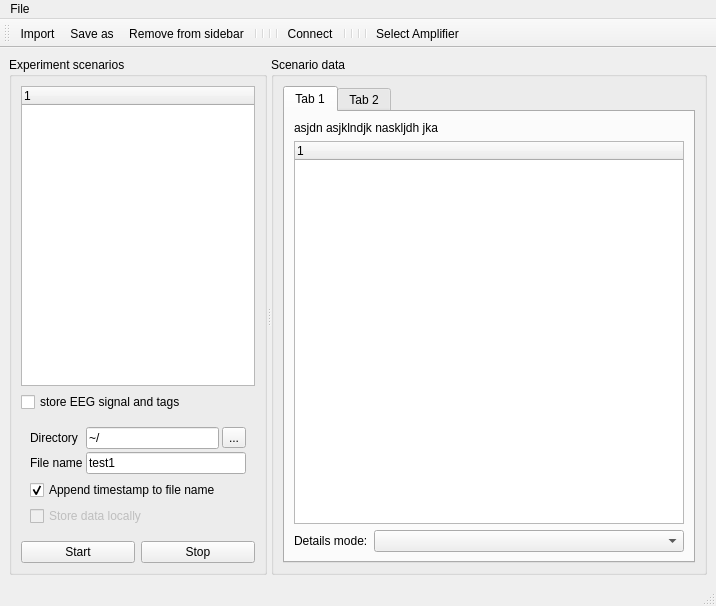
<?xml version="1.0" encoding="UTF-8"?>
<ui version="4.0">
 <class>OBCILauncher</class>
 <widget class="QMainWindow" name="OBCILauncher">
  <property name="geometry">
   <rect>
    <x>0</x>
    <y>0</y>
    <width>716</width>
    <height>606</height>
   </rect>
  </property>
  <property name="windowTitle">
   <string>OBCI Launcher</string>
  </property>
  <property name="toolButtonStyle">
   <enum>Qt::ToolButtonIconOnly</enum>
  </property>
  <property name="unifiedTitleAndToolBarOnMac">
   <bool>false</bool>
  </property>
  <widget class="QWidget" name="centralwidget">
   <layout class="QVBoxLayout" name="verticalLayout_3">
    <item>
     <widget class="QSplitter" name="splitter">
      <property name="sizePolicy">
       <sizepolicy hsizetype="Preferred" vsizetype="Preferred">
        <horstretch>0</horstretch>
        <verstretch>0</verstretch>
       </sizepolicy>
      </property>
      <property name="orientation">
       <enum>Qt::Horizontal</enum>
      </property>
      <property name="opaqueResize">
       <bool>true</bool>
      </property>
      <widget class="QGroupBox" name="groupBox">
       <property name="enabled">
        <bool>true</bool>
       </property>
       <property name="sizePolicy">
        <sizepolicy hsizetype="Preferred" vsizetype="Preferred">
         <horstretch>0</horstretch>
         <verstretch>0</verstretch>
        </sizepolicy>
       </property>
       <property name="baseSize">
        <size>
         <width>40</width>
         <height>0</height>
        </size>
       </property>
       <property name="title">
        <string>Experiment scenarios</string>
       </property>
       <layout class="QVBoxLayout" name="verticalLayout_4">
        <item>
         <widget class="QTreeWidget" name="scenarios">
          <property name="sizePolicy">
           <sizepolicy hsizetype="Expanding" vsizetype="Expanding">
            <horstretch>0</horstretch>
            <verstretch>100</verstretch>
           </sizepolicy>
          </property>
          <column>
           <property name="text">
            <string notr="true">1</string>
           </property>
          </column>
         </widget>
        </item>
        <item>
         <widget class="QCheckBox" name="store_checkBox">
          <property name="text">
           <string>store EEG signal and tags</string>
          </property>
         </widget>
        </item>
        <item>
         <widget class="QWidget" name="store_container" native="true">
          <layout class="QVBoxLayout" name="verticalLayout">
           <item>
            <layout class="QFormLayout" name="formLayout_4">
             <property name="horizontalSpacing">
              <number>3</number>
             </property>
             <property name="verticalSpacing">
              <number>3</number>
             </property>
             <item row="0" column="0">
              <widget class="QLabel" name="label_7">
               <property name="text">
                <string>Directory</string>
               </property>
              </widget>
             </item>
             <item row="1" column="0">
              <widget class="QLabel" name="label_8">
               <property name="text">
                <string>File name</string>
               </property>
              </widget>
             </item>
             <item row="1" column="1">
              <widget class="QLineEdit" name="store_file">
               <property name="text">
                <string>test1</string>
               </property>
              </widget>
             </item>
             <item row="0" column="1">
              <layout class="QHBoxLayout" name="horizontalLayout_7">
               <item>
                <widget class="QLineEdit" name="store_dir">
                 <property name="text">
                  <string>~/</string>
                 </property>
                </widget>
               </item>
               <item>
                <widget class="QToolButton" name="store_dir_chooser">
                 <property name="text">
                  <string>...</string>
                 </property>
                </widget>
               </item>
              </layout>
             </item>
            </layout>
           </item>
           <item>
            <widget class="QCheckBox" name="store_ts_checkBox">
             <property name="toolTip">
              <string/>
             </property>
             <property name="statusTip">
              <string/>
             </property>
             <property name="whatsThis">
              <string/>
             </property>
             <property name="text">
              <string>Append timestamp to file name</string>
             </property>
             <property name="checked">
              <bool>true</bool>
             </property>
            </widget>
           </item>
           <item>
            <widget class="QCheckBox" name="store_local_checkBox">
             <property name="enabled">
              <bool>false</bool>
             </property>
             <property name="text">
              <string>Store data locally</string>
             </property>
             <property name="checkable">
              <bool>false</bool>
             </property>
             <property name="checked">
              <bool>false</bool>
             </property>
            </widget>
           </item>
          </layout>
         </widget>
        </item>
        <item>
         <layout class="QHBoxLayout" name="horizontalLayout">
          <item>
           <widget class="QPushButton" name="start_button">
            <property name="sizePolicy">
             <sizepolicy hsizetype="Preferred" vsizetype="Fixed">
              <horstretch>0</horstretch>
              <verstretch>0</verstretch>
             </sizepolicy>
            </property>
            <property name="text">
             <string>Start</string>
            </property>
           </widget>
          </item>
          <item>
           <widget class="QPushButton" name="stop_button">
            <property name="sizePolicy">
             <sizepolicy hsizetype="Preferred" vsizetype="Fixed">
              <horstretch>0</horstretch>
              <verstretch>0</verstretch>
             </sizepolicy>
            </property>
            <property name="text">
             <string>Stop</string>
            </property>
           </widget>
          </item>
         </layout>
        </item>
       </layout>
      </widget>
      <widget class="QGroupBox" name="parameters_of">
       <property name="minimumSize">
        <size>
         <width>0</width>
         <height>0</height>
        </size>
       </property>
       <property name="title">
        <string>Scenario data</string>
       </property>
       <layout class="QVBoxLayout" name="verticalLayout_2">
        <item>
         <widget class="QTabWidget" name="scenarioTab">
          <property name="sizePolicy">
           <sizepolicy hsizetype="Preferred" vsizetype="Preferred">
            <horstretch>0</horstretch>
            <verstretch>0</verstretch>
           </sizepolicy>
          </property>
          <property name="currentIndex">
           <number>0</number>
          </property>
          <widget class="QWidget" name="tab">
           <attribute name="title">
            <string>Tab 1</string>
           </attribute>
           <layout class="QVBoxLayout" name="verticalLayout_5">
            <item>
             <widget class="QLabel" name="info">
              <property name="sizePolicy">
               <sizepolicy hsizetype="Minimum" vsizetype="Minimum">
                <horstretch>0</horstretch>
                <verstretch>0</verstretch>
               </sizepolicy>
              </property>
              <property name="minimumSize">
               <size>
                <width>0</width>
                <height>0</height>
               </size>
              </property>
              <property name="text">
               <string>asjdn asjklndjk naskljdh jka</string>
              </property>
              <property name="wordWrap">
               <bool>true</bool>
              </property>
              <property name="indent">
               <number>-1</number>
              </property>
              <property name="openExternalLinks">
               <bool>true</bool>
              </property>
             </widget>
            </item>
            <item>
             <widget class="QTreeWidget" name="parameters">
              <property name="sizePolicy">
               <sizepolicy hsizetype="MinimumExpanding" vsizetype="Expanding">
                <horstretch>0</horstretch>
                <verstretch>0</verstretch>
               </sizepolicy>
              </property>
              <property name="minimumSize">
               <size>
                <width>390</width>
                <height>192</height>
               </size>
              </property>
              <column>
               <property name="text">
                <string notr="true">1</string>
               </property>
              </column>
             </widget>
            </item>
            <item>
             <layout class="QHBoxLayout" name="horizontalLayout_4">
              <item>
               <widget class="QLabel" name="details_label">
                <property name="text">
                 <string>Details mode:</string>
                </property>
               </widget>
              </item>
              <item>
               <widget class="QComboBox" name="details_mode">
                <property name="sizePolicy">
                 <sizepolicy hsizetype="Expanding" vsizetype="Fixed">
                  <horstretch>0</horstretch>
                  <verstretch>0</verstretch>
                 </sizepolicy>
                </property>
               </widget>
              </item>
             </layout>
            </item>
           </layout>
          </widget>
          <widget class="QWidget" name="tab_2">
           <attribute name="title">
            <string>Tab 2</string>
           </attribute>
          </widget>
         </widget>
        </item>
       </layout>
      </widget>
     </widget>
    </item>
   </layout>
  </widget>
  <widget class="QMenuBar" name="menubar">
   <property name="geometry">
    <rect>
     <x>0</x>
     <y>0</y>
     <width>716</width>
     <height>19</height>
    </rect>
   </property>
   <widget class="QMenu" name="menuMenu">
    <property name="title">
     <string>File</string>
    </property>
   </widget>
   <addaction name="menuMenu"/>
  </widget>
  <widget class="QStatusBar" name="statusbar"/>
  <widget class="QToolBar" name="toolBar">
   <property name="windowTitle">
    <string>toolBar</string>
   </property>
   <property name="layoutDirection">
    <enum>Qt::LeftToRight</enum>
   </property>
   <attribute name="toolBarArea">
    <enum>TopToolBarArea</enum>
   </attribute>
   <attribute name="toolBarBreak">
    <bool>false</bool>
   </attribute>
   <addaction name="actionOpen"/>
   <addaction name="actionSave_as"/>
   <addaction name="actionRemove_from_sidebar"/>
   <addaction name="separator"/>
   <addaction name="separator"/>
   <addaction name="separator"/>
   <addaction name="separator"/>
   <addaction name="actionConnect"/>
   <addaction name="separator"/>
   <addaction name="separator"/>
   <addaction name="separator"/>
   <addaction name="separator"/>
   <addaction name="actionSelectAmplifier"/>
  </widget>
  <action name="actionSave_as">
   <property name="icon">
    <iconset resource="resources.qrc">
     <normaloff>:/filesaveas.png</normaloff>:/filesaveas.png</iconset>
   </property>
   <property name="text">
    <string>Save as...</string>
   </property>
   <property name="shortcut">
    <string>Ctrl+Shift+S</string>
   </property>
   <property name="shortcutContext">
    <enum>Qt::WindowShortcut</enum>
   </property>
   <property name="iconVisibleInMenu">
    <bool>true</bool>
   </property>
  </action>
  <action name="actionSave">
   <property name="icon">
    <iconset resource="resources.qrc">
     <normaloff>:/filesave.png</normaloff>:/filesave.png</iconset>
   </property>
   <property name="text">
    <string>Save</string>
   </property>
   <property name="shortcut">
    <string>Ctrl+S</string>
   </property>
   <property name="menuRole">
    <enum>QAction::TextHeuristicRole</enum>
   </property>
   <property name="iconVisibleInMenu">
    <bool>true</bool>
   </property>
  </action>
  <action name="actionOpen">
   <property name="icon">
    <iconset resource="resources.qrc">
     <normaloff>:/fileopen.png</normaloff>:/fileopen.png</iconset>
   </property>
   <property name="text">
    <string>Import...</string>
   </property>
   <property name="shortcut">
    <string>Ctrl+O</string>
   </property>
   <property name="iconVisibleInMenu">
    <bool>true</bool>
   </property>
  </action>
  <action name="actionAdd_to_sidebar">
   <property name="icon">
    <iconset resource="resources.qrc">
     <normaloff>:/stock_add-bookmark.png</normaloff>:/stock_add-bookmark.png</iconset>
   </property>
   <property name="text">
    <string>Add to sidebar</string>
   </property>
   <property name="shortcut">
    <string>Ctrl+B</string>
   </property>
   <property name="iconVisibleInMenu">
    <bool>true</bool>
   </property>
  </action>
  <action name="actionExit">
   <property name="icon">
    <iconset resource="resources.qrc">
     <normaloff>:/stock_exit.png</normaloff>:/stock_exit.png</iconset>
   </property>
   <property name="text">
    <string>Exit</string>
   </property>
   <property name="shortcut">
    <string>Ctrl+Q</string>
   </property>
   <property name="iconVisibleInMenu">
    <bool>true</bool>
   </property>
  </action>
  <action name="actionRemove_from_sidebar">
   <property name="icon">
    <iconset resource="resources.qrc">
     <normaloff>:/stock_delete.png</normaloff>:/stock_delete.png</iconset>
   </property>
   <property name="text">
    <string>Remove from sidebar</string>
   </property>
   <property name="shortcut">
    <string>Ctrl+Shift+D</string>
   </property>
   <property name="iconVisibleInMenu">
    <bool>true</bool>
   </property>
  </action>
  <action name="actionConnect">
   <property name="icon">
    <iconset resource="resources.qrc">
     <normaloff>:/connect.png</normaloff>:/connect.png</iconset>
   </property>
   <property name="text">
    <string>Connect...</string>
   </property>
   <property name="toolTip">
    <string>Connect to another machine</string>
   </property>
   <property name="shortcut">
    <string>Ctrl+Shift+C</string>
   </property>
  </action>
  <action name="actionSelectAmplifier">
   <property name="icon">
    <iconset resource="resources.qrc">
     <normaloff>:/filefind.png</normaloff>:/filefind.png</iconset>
   </property>
   <property name="text">
    <string>Select Amplifier ...</string>
   </property>
   <property name="toolTip">
    <string>Search for available amplifiers and select one</string>
   </property>
   <property name="shortcut">
    <string>Ctrl+Shift+A</string>
   </property>
  </action>
 </widget>
 <resources>
  <include location="resources.qrc"/>
 </resources>
 <connections/>
</ui>
